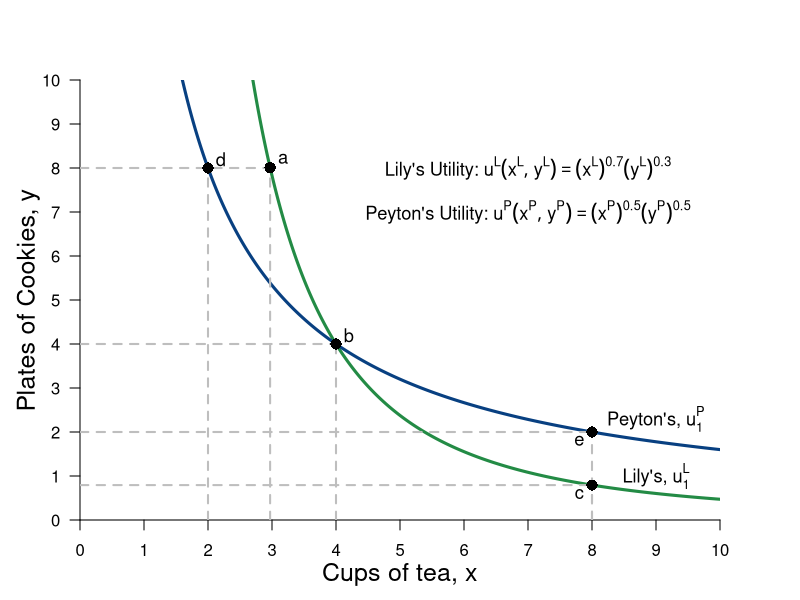

This chart was generated by the following R code:
#Graph Designer: Simon Halliday
#Authors: Bowles, Foley and Halliday
#Title: Coordination, Conflict and Competition: A Text in Microeconomics

library(shape)
pdf(file = "constrained_optimization/indifference_exercise.pdf", width = 8, height = 6)

#Set parameters for graphics
axislabelsize <- 1.5
labelsize <- 1.1
graphlinewidth <- 3
segmentlinewidth <- 2

COL <- c("#7fc97f", "#beaed4", "#fdc086", "#ffff99", "#386cb0", "#f0027f", "#bf5b17", "#666666")
COLA <- c("#e0f3db", "#99d8c9","#66c2a4","#41ae76", "#238b45", "#005824")
COLB <- c("#c6dbef", "#4eb3d3", "#2b8cbe", "#0868ac","#084081")

#Edited the margins to cater for the larger LHS labels
par(mar =  c(4, 4, 4, 4))

uFn <- function(x, y, alpha = 0.7){
  (x^alpha)*(y^(1 - alpha))
}

indiffA <- function(x, alpha = 0.7, uA = 4) {
  (uA / x^alpha)^(1/(1 - alpha))
}

trsline <- function(x, constant = 10, slope = 4){
  constant - (slope)*x
}

ff <- function(x, c = 12, s = 1/3){
  c - s*x
}

xlims <- c(0, 10)
ylims <- c(0, 10)

npts <- 501 
x <- seq(xlims[1], xlims[2], length.out = npts)
y <- seq(ylims[1], ylims[2], length.out = npts) 
a <- c(2, 4, 6)

plot(0, 0, xlim = xlims, ylim = ylims, type = "n",
     xlab = expression(paste("")),
     ylab = expression(paste("")), 
     xaxt = "n", 
     yaxt = "n", 
     cex.lab = axislabelsize, 
     bty = "n", 
     xaxs="i", 
     yaxs="i"
)


ticksy <- seq(from = 0, to = ylims[2], by = 1)
ylabels <- seq(from = 0, to = ylims[2], by = 1)
ticksx <- seq(from = 0, to = xlims[2], by = 1)
xlabels <- seq(from = 0, to = xlims[2], by = 1)
# ticksy <- c(ylims[1], 5.25, 8, ylims[2])
# ylabels <- c(NA, expression(paste(y,"*")), expression(paste(bar(y))), NA)
# ticksx <- c(xlims[1], 5.25, 8.944272, xlims[2])
# xlabels <- c(NA, expression(paste(x,"*")), expression(paste(bar(x))), NA)

axis(1, at = ticksx, pos = 0, labels = xlabels)
axis(2, at = ticksy, pos = 0, labels = ylabels, las = 1)

npts <- 500 
xx1 <- seq(xlims[1], xlims[2], length.out = npts)
xx2 <- seq(0, xlims[2], length.out = npts)
xx3 <- seq(1.5, 2.5, length.out = npts)
xx4 <- seq(3, 5, length.out = npts)
xx5 <- seq(7, 9, length.out = npts)

#Draw the graphs
lines(xx1, indiffA(xx1, alpha = 0.7, uA = 4), col = COLA[5], lwd = graphlinewidth)
lines(xx1, indiffA(xx1, alpha = 0.5, uA = 4), col = COLB[5], lwd = graphlinewidth)
#lines(xx1, ff(xx1, c = 9, s = 1.34), col = COL[3], lwd = graphlinewidth)
# lines(xx3, trsline(xx3, constant = 16), col = "gray", lty = 2, lwd = graphlinewidth)
# lines(xx4, trsline(xx4, constant = 8, slope = 1), col = "gray", lty = 2, lwd = graphlinewidth)
# lines(xx5, trsline(xx5, constant = 4, slope = 0.25), col = "gray", lty = 2, lwd = graphlinewidth)
#lines(xx4, mcline(xx4, constant = totalcost(x = 3, c0 = 2, c1 = 0.05, c2 = 0.05) - 3*marginalcost(x = 3, c1 = 0.05, c2 = 0.05), slope = marginalcost(x = 3, c1 = 0.05, c2 = 0.05)), col = "gray", lty = 2, lwd = graphlinewidth)



#Label the feasible frontier
# text(3.2, 1, expression("Feasible Frontier"), cex = labelsize)
# text(3.2, 0.5, expression("(production possibilities frontier)"), cex = labelsize)
# Arrows(4.35, 0.95, 8.1, 0.95, col = "black", lty = 1, lwd = 2, arr.type = "triangle", arr.lwd = 0.5)

#Axis labels
mtext(expression(paste("Cups of tea, ", x)), side = 1, line = 2.5, cex = axislabelsize)
text(-0.8, 5, expression(paste("Plates of Cookies, ", y)), xpd = TRUE, cex = axislabelsize, srt = 90) 


# contour(x, y, 
#         outer(x, y, uFn),
#         drawlabels = FALSE,
#         col = COLB[3],
#         lwd = graphlinewidth,
#         levels = a, 
#         xaxs="i", 
#         yaxs="i", 
#         add = TRUE)


#Label the indifference curves
text(9, 1, expression(paste("Lily's, ", u[1]^L)), cex = labelsize)
text(9, 2.3, expression(paste("Peyton's, ", u[1]^P)), cex = labelsize)

# text(8, 4, expression(paste(trs(l,k) == frac(2,8), phantom() == 0.25)), cex = labelsize)
# Arrows(8, 3.6, 8, 2.4, col = "black", lty = 1, lwd = 2, arr.type = "triangle", arr.lwd = 0.5)
# 
# text(4, 6, expression(paste(trs(l,k) == frac(4,4), phantom()==1)), cex = labelsize)
# Arrows(4, 5.6, 4, 4.4, col = "black", lty = 1, lwd = 2, arr.type = "triangle", arr.lwd = 0.5)
# 
# text(4, 8, expression(paste(trs(l,k) == frac(8,2), phantom() == 4)), cex = labelsize)
# Arrows(3.05, 8, 2.3, 8, col = "black", lty = 1, lwd = 2, arr.type = "triangle", arr.lwd = 0.5)


#Label feasible and infeasible
#text(8, 9, expression(paste(trs(l,k) == frac(x[l], x[k]), phantom() == frac(mp[l], mp[k]), phantom() == -frac(dk,dl))), cex = labelsize)
#text(3, 2.5, expression(paste("with plan ", (list(x, l, k)) )), cex = labelsize)

# text(8, 8.5, expression(paste("Production set:")), cex = labelsize)
# text(8, 8, expression(paste(x = bar(x), " feasible")), cex = labelsize)
# text(8, 7.5, expression(paste("with plan ", (list(x, l, k)) )), cex = labelsize)

#text(9.5, 3.15, expression(u[2]^A), cex = labelsize)
#text(9.5, 5.85, expression(u[3]^A), cex = labelsize)


segments(0, 8, 2.9705, 8, lty = 2, col = "gray" , lwd = segmentlinewidth)
segments(2.9705, 0, 2.9705, 8, lty = 2, col = "gray" , lwd = segmentlinewidth)
segments(2, 0, 2, 8, lty = 2, col = "gray" , lwd = segmentlinewidth)
segments(4, 0, 4, 4, lty = 2, col = "gray" , lwd = segmentlinewidth)
segments(0, 4, 4, 4, lty = 2, col = "gray" , lwd = segmentlinewidth)


segments(8, 0, 8, 2, lty = 2, col = "gray" , lwd = segmentlinewidth)
segments(0, 2, 8, 2, lty = 2, col = "gray" , lwd = segmentlinewidth)

segments(8, 0, 8,indiffA(x = 8)  , lty = 2, col = "gray" , lwd = segmentlinewidth)
segments(0, indiffA(x = 8) , 8,indiffA(x = 8)  , lty = 2, col = "gray" , lwd = segmentlinewidth)

#Annotate points (4,4),(2,8),(8,2) on feasibility frontier
text(4.2, 4.2, expression(paste(b)), cex = labelsize)
points(4, 4, pch = 16, col = "black", cex = 1.5)

text(2.9705 + 0.2, indiffA(x = 2.9705) + 0.2, expression(paste(a)), cex = labelsize)
points(2.9705, indiffA(x = 2.9705), pch = 16, col = "black", cex = 1.5)

text(8 - 0.2, indiffA(x = 8) - 0.2, expression(paste(c)), cex = labelsize)
points(8, indiffA(x = 8), pch = 16, col = "black", cex = 1.5)


text(8 - 0.2, indiffA(x = 8, alpha = 0.5) - 0.2, expression(paste(e)), cex = labelsize)
points(8, indiffA(x = 8, alpha = 0.5), pch = 16, col = "black", cex = 1.5)

text(2 + 0.2, indiffA(x = 2, alpha = 0.5) + 0.2, expression(paste(d)), cex = labelsize)
points(2, indiffA(x = 2, alpha = 0.5), pch = 16, col = "black", cex = 1.5)


#points(4.8, indiffA(x = 4.8, alpha = 0.7), pch = 16, col = "black", cex = 1.5)


text(7, 8, expression(paste("Lily's Utility: ", u^L*(list(x^L, y^L)) == (x^L)^{0.7}*(y^L)^{0.3})), cex = labelsize)
text(7, 7, expression(paste("Peyton's Utility: ", u^P*(list(x^P, y^P)) == (x^P)^{0.5}*(y^P)^{0.5})), cex = labelsize)



dev.off()
